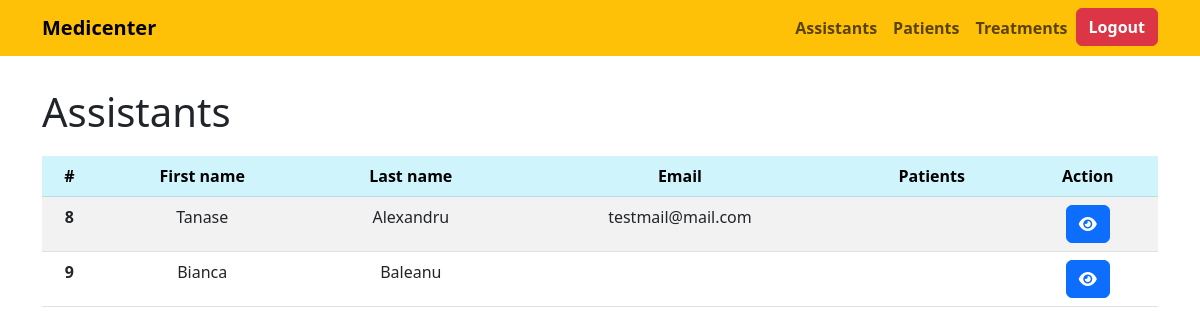
Page /assistants/ (signed in) on the committed database.
### api/models.py (models this page shows, shortened)
class Assistant(User):
    patients = models.ManyToManyField('Patient', related_name='assistant_patients',blank=True)
    class Meta:
        verbose_name_plural = "Assistants"

### api/views.py (the view)
# urls.py: path('assistants/', views.view_assistants, name='assistants'),
def view_assistants(request):
    assistants = Assistant.objects.all()
    context = {'assistants': assistants}
    return render(request, 'assistants.html', context)

### api/context_processors.py (called while the page is built)
def user_context(request):
    context = {}
    user_role = None
    user_obj = None
    if request.user.is_authenticated:
        try:
            user_obj = UserProfile.objects.get(user=request.user)
            user_role = user_obj.role
        except UserProfile.DoesNotExist:
            pass
    if user_role == 'doctor' or user_role == 'general_manager':
        context['profile'] = user_obj
    elif user_role == 'assistant':
        context['assistant'] = Assistant.objects.get(user=request.user)
    else:
        context['guest'] = True
    return context

### api/templates/assistants.html (shortened to what this page needs)
{% extends 'main.html' %}
{% block content %}
<div class="mt-3 text-center">
    {% if request.user.is_authenticated %}
        {% if profile.role == "general_manager" or "doctor" and profile %}
          <div class="d-flex justify-content-between align-items-center mb-3">
            <h1 class="text-center mt-3 mb-1">Assistants</h1>
          </div>
          <table class="table table-striped table-hover">
              <thead>
                  <tr class="table-info">
                    <th scope="col">#</th>
                    <th scope="col">First name</th>
                    <th scope="col">Last name</th>
                    <th scope="col">Email</th>
                    <th scope="col">Patients</th>
                    <th scope="col">Action</th>
                  </tr>
                </thead>
                <tbody>
                  {% for assistant in assistants  %}
                  <tr>
                    <th scope="row">{{assistant.id}}</th>
                    <td>{{assistant.first_name}}</td>
                    <td>{{assistant.last_name}}</td>
                    <td>{{assistant.email}}</td>
                    <td>
                    </td>
                    <td>
                      <a class ="btn btn-primary" href="{% url 'assistants' assistant.id %}"><i class="fa-sharp fa-solid fa-eye"></i></a>
                    </td>
                  </tr>
                  {% endfor %}
                </tbody>
          </table>
        {% else %}
            <div class="mt-5">
                <h1 class="text-danger">You don't have access this page!</h1>
            </div>
        {% endif %}
    {% else %}
    <div class="mt-5">
        <h1 class="text-danger">You must be logged in to access this page!</h1>
    </div>
    {% endif %}
</div>
{% endblock content %}

### rows in the picture
Assistant: id "8", first_name "Tanase", last_name "Alexandru", email "testmail@mail.com"
Assistant: id "9", first_name "Bianca", last_name "Baleanu"
